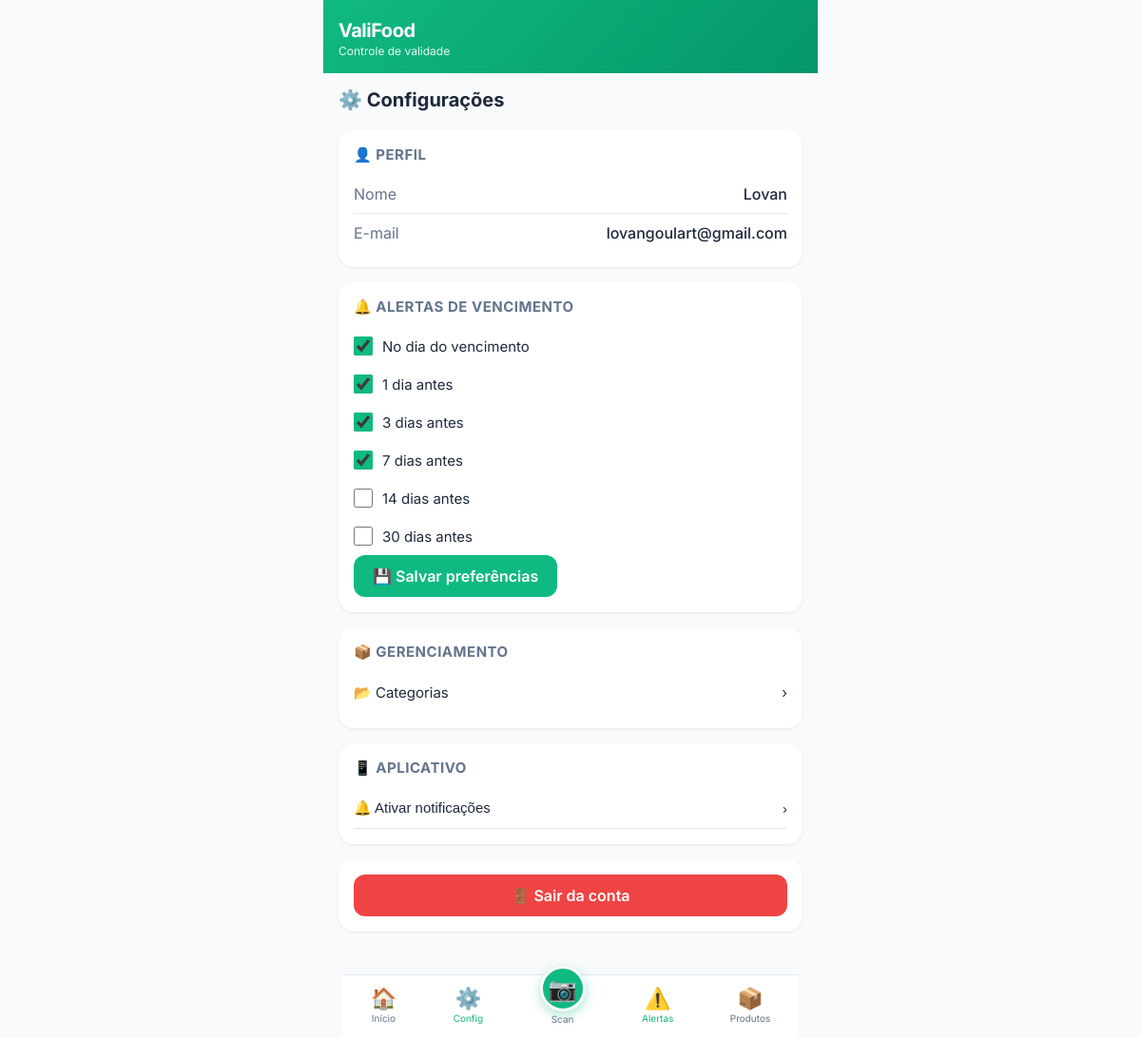
The page /notifications/settings (signed in) on the database its author committed.
### app/models.py (models this page shows, shortened)
class User(UserMixin, db.Model):
    __tablename__ = 'users'
    id = db.Column(db.Integer, primary_key=True)
    name = db.Column(db.String(100), nullable=False)
    email = db.Column(db.String(120), unique=True, nullable=False)
    password_hash = db.Column(db.String(256), nullable=False)
    created_at = db.Column(db.DateTime, default=lambda: datetime.now(pytz.timezone('America/Sao_Paulo')))
    active = db.Column(db.Boolean, default=True)
    alert_day_of = db.Column(db.Boolean, default=True)
    alert_1_day = db.Column(db.Boolean, default=True)
    alert_3_days = db.Column(db.Boolean, default=True)
    alert_7_days = db.Column(db.Boolean, default=True)
    alert_14_days = db.Column(db.Boolean, default=False)
    alert_30_days = db.Column(db.Boolean, default=False)
    products = db.relationship('Product', backref='owner', lazy='dynamic', cascade='all, delete-orphan')
    categories = db.relationship('Category', backref='owner', lazy='dynamic', cascade='all, delete-orphan')
    locations = db.relationship('StorageLocation', backref='owner', lazy='dynamic', cascade='all, delete-orphan')
    history = db.relationship('History', backref='user', lazy='dynamic', cascade='all, delete-orphan')

### app/notifications.py (the view, shortened to what this page needs)
@bp.route('/settings', methods=['GET', 'POST'])
@login_required
def settings():
    return render_template('settings.html')

### app/templates/settings.html (shortened to what this page needs)
{% extends "base.html" %}
{% block content %}
<div class="settings-page">
    <div class="page-header">
        <h2>⚙️ Configurações</h2>
    </div>
    <div class="settings-section">
        <h3>👤 Perfil</h3>
        <div class="settings-item">
            <span class="settings-label">Nome</span>
            <span class="settings-value">{{ current_user.name }}</span>
        </div>
        <div class="settings-item">
            <span class="settings-label">E-mail</span>
            <span class="settings-value">{{ current_user.email }}</span>
        </div>
    </div>
    <div class="settings-section">
        <h3>🔔 Alertas de Vencimento</h3>
        <form method="POST" action="{{ url_for('notifications.settings') }}" class="settings-form">
            <label class="settings-checkbox">
                <input type="checkbox" name="alert_day_of" {% if current_user.alert_day_of %}checked{% endif %}>
                <span> No dia do vencimento</span>
            </label>
            <label class="settings-checkbox">
                <input type="checkbox" name="alert_1_day" {% if current_user.alert_1_day %}checked{% endif %}>
                <span> 1 dia antes</span>
            </label>
            <label class="settings-checkbox">
                <input type="checkbox" name="alert_3_days" {% if current_user.alert_3_days %}checked{% endif %}>
                <span> 3 dias antes</span>
            </label>
            <label class="settings-checkbox">
                <input type="checkbox" name="alert_7_days" {% if current_user.alert_7_days %}checked{% endif %}>
                <span> 7 dias antes</span>
            </label>
            <label class="settings-checkbox">
                <input type="checkbox" name="alert_14_days" {% if current_user.alert_14_days %}checked{% endif %}>
                <span> 14 dias antes</span>
            </label>
            <label class="settings-checkbox">
                <input type="checkbox" name="alert_30_days" {% if current_user.alert_30_days %}checked{% endif %}>
                <span> 30 dias antes</span>
            </label>
            <button type="submit" class="btn btn-primary">💾 Salvar preferências</button>
        </form>
    </div>
    <div class="settings-section">
        <h3>📦 Gerenciamento</h3>
        <a href="{{ url_for('categories.list_categories') }}" class="settings-link">
            <span>📂 Categorias</span>
            <span>›</span>
        </a>
    </div>
    <div class="settings-section">
        <h3>📱 Aplicativo</h3>
        <button type="button" class="settings-link" id="push-btn" onclick="handlePushToggle()">
            <span>🔔 Ativar notificações</span>
            <span>›</span>
        </button>
    </div>
    <div class="settings-section">
        <a href="{{ url_for('auth.logout') }}" class="btn btn-danger btn-block">🚪 Sair da conta</a>
    </div>
</div>
{% endblock %}

### app/static/css/style.css (style rules this page uses)
:root { --primary: #10b981; --primary-dark: #059669; --danger: #ef4444; --warning: #f59e0b; --info: #3b82f6; --success: #22c55e; --bg: #f8fafc; --surface: #ffffff; --text: #1e293b; --text-secondary: #64748b; --border: #e2e8f0; --radius: 16px; --radius-sm: 12px; --shadow: 0 1px 3px rgba(0,0,0,0.08); --shadow-lg: 0 10px 25px rgba(0,0,0,0.1); }
* { margin: 0; padding: 0; box-sizing: border-box; -webkit-tap-highlight-color: transparent; }
html, body { font-family: 'Inter', -apple-system, BlinkMacSystemFont, sans-serif; background: var(--bg); color: var(--text); height: 100%; overflow-x: hidden; -webkit-font-smoothing: antialiased; }
.page-header { margin-bottom: 20px; }
.page-header h2 { font-size: 1.25rem; font-weight: 700; }
.btn { display: inline-flex; align-items: center; justify-content: center; gap: 6px; padding: 12px 20px; border: none; border-radius: var(--radius-sm); font-size: 1rem; font-weight: 600; font-family: inherit; cursor: pointer; transition: all 0.2s; text-decoration: none; }
.btn-primary { background: var(--primary); color: white; }
.btn-danger { background: var(--danger); color: white; }
.btn-block { width: 100%; }
.settings-section { background: var(--surface); border-radius: var(--radius); padding: 16px; margin-bottom: 16px; box-shadow: var(--shadow); }
.settings-section h3 { font-size: 0.9375rem; font-weight: 700; margin-bottom: 12px; color: var(--text-secondary); text-transform: uppercase; letter-spacing: 0.5px; }
.settings-item { display: flex; justify-content: space-between; padding: 10px 0; border-bottom: 1px solid var(--border); }
.settings-item:last-child { border-bottom: none; }
.settings-label { color: var(--text-secondary); }
.settings-value { font-weight: 500; }
.settings-checkbox { display: flex; align-items: center; gap: 10px; padding: 10px 0; cursor: pointer; font-size: 0.9375rem; }
.settings-checkbox input { width: 20px; height: 20px; accent-color: var(--primary); }
.settings-link { display: flex; justify-content: space-between; align-items: center; padding: 12px 0; border-bottom: 1px solid var(--border); text-decoration: none; color: inherit; font-size: 0.9375rem; background: none; border-left: none; border-right: none; border-top: none; width: 100%; cursor: pointer; }
.settings-link:last-child { border-bottom: none; }

### rows shown on the page
User: name "Lovan", email "lovangoulart@gmail.com", alert_day_of "☑", alert_1_day "☑", alert_3_days "☑", alert_7_days "☑"
